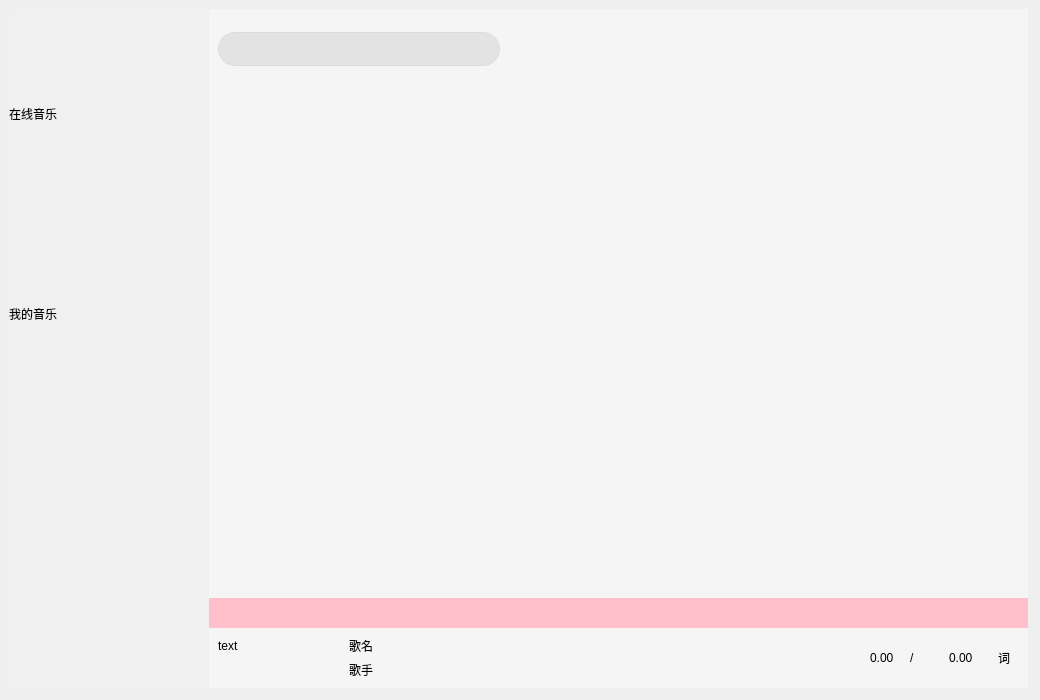
<?xml version="1.0" encoding="UTF-8"?>
<ui version="4.0">
 <class>QMusic</class>
 <widget class="QWidget" name="QMusic">
  <property name="geometry">
   <rect>
    <x>0</x>
    <y>0</y>
    <width>1040</width>
    <height>700</height>
   </rect>
  </property>
  <property name="windowTitle">
   <string>Widget</string>
  </property>
  <widget class="QWidget" name="background" native="true">
   <property name="geometry">
    <rect>
     <x>9</x>
     <y>9</y>
     <width>1019</width>
     <height>679</height>
    </rect>
   </property>
   <property name="styleSheet">
    <string notr="true"/>
   </property>
   <layout class="QVBoxLayout" name="verticalLayout">
    <property name="spacing">
     <number>0</number>
    </property>
    <property name="leftMargin">
     <number>0</number>
    </property>
    <property name="topMargin">
     <number>0</number>
    </property>
    <property name="rightMargin">
     <number>0</number>
    </property>
    <property name="bottomMargin">
     <number>0</number>
    </property>
    <item>
     <widget class="QWidget" name="head" native="true">
      <property name="minimumSize">
       <size>
        <width>0</width>
        <height>80</height>
       </size>
      </property>
      <property name="maximumSize">
       <size>
        <width>16777215</width>
        <height>80</height>
       </size>
      </property>
      <property name="styleSheet">
       <string notr="true"/>
      </property>
      <layout class="QHBoxLayout" name="horizontalLayout">
       <property name="spacing">
        <number>0</number>
       </property>
       <property name="leftMargin">
        <number>0</number>
       </property>
       <property name="topMargin">
        <number>0</number>
       </property>
       <property name="rightMargin">
        <number>0</number>
       </property>
       <property name="bottomMargin">
        <number>0</number>
       </property>
       <item>
        <widget class="QWidget" name="headLeft" native="true">
         <property name="minimumSize">
          <size>
           <width>200</width>
           <height>0</height>
          </size>
         </property>
         <property name="maximumSize">
          <size>
           <width>200</width>
           <height>16777215</height>
          </size>
         </property>
         <property name="styleSheet">
          <string notr="true">#headLeft
{
	background-color:#F0F0F0;/*设置背景颜⾊为浅灰⾊*/
}</string>
         </property>
         <layout class="QHBoxLayout" name="horizontalLayout_3">
          <property name="spacing">
           <number>0</number>
          </property>
          <property name="leftMargin">
           <number>0</number>
          </property>
          <property name="topMargin">
           <number>0</number>
          </property>
          <property name="rightMargin">
           <number>0</number>
          </property>
          <property name="bottomMargin">
           <number>0</number>
          </property>
          <item>
           <widget class="QLabel" name="logo">
            <property name="styleSheet">
             <string notr="true">#logo
{
	border-radius:0px;
	background-image: url(:/images/Logo.png);
	background-repeat:no-repeat;
	border:none;
	background-position:center center;
}</string>
            </property>
            <property name="text">
             <string/>
            </property>
           </widget>
          </item>
         </layout>
        </widget>
       </item>
       <item>
        <widget class="QWidget" name="headRight" native="true">
         <property name="styleSheet">
          <string notr="true">#headRight
{
	background-color:#F5F5F5; /*设置背景颜⾊为亮灰⾊*/
}</string>
         </property>
         <layout class="QHBoxLayout" name="horizontalLayout_4">
          <property name="spacing">
           <number>0</number>
          </property>
          <property name="leftMargin">
           <number>0</number>
          </property>
          <property name="topMargin">
           <number>0</number>
          </property>
          <property name="rightMargin">
           <number>0</number>
          </property>
          <property name="bottomMargin">
           <number>0</number>
          </property>
          <item>
           <widget class="QWidget" name="searchBox" native="true">
            <property name="minimumSize">
             <size>
              <width>300</width>
              <height>0</height>
             </size>
            </property>
            <property name="maximumSize">
             <size>
              <width>300</width>
              <height>16777215</height>
             </size>
            </property>
            <property name="styleSheet">
             <string notr="true"/>
            </property>
            <layout class="QHBoxLayout" name="horizontalLayout_5">
             <item>
              <widget class="QLineEdit" name="search">
               <property name="minimumSize">
                <size>
                 <width>0</width>
                 <height>34</height>
                </size>
               </property>
               <property name="styleSheet">
                <string notr="true">#search 
{
    background-color: #E3E3E3;
    border-radius: 17px; 
    padding-left: 17px;
	padding-right: 17px; /* 增加右侧间距，防止文字过长时顶到边框 */
	border: 1px solid #DCDCDC;
}

#search:focus
{
    border: 1px solid #1ECD97; /* 比如变成绿色，更像 QQ 音乐 */
    background-color: #FFFFFF; /* 点击时背景变白 */
}</string>
               </property>
              </widget>
             </item>
            </layout>
           </widget>
          </item>
          <item>
           <widget class="QWidget" name="settingBox" native="true">
            <property name="styleSheet">
             <string notr="true">QPushButton
{
	border-radius:0px; /*设置按钮的边框圆⻆为 0 像素，实现直⻆边缘*/
	background-repeat:no-repeat; /* 背景图⽚不重复平铺*/
	border: none; /*⽆边框*/
	background-position:center center; /*背景图⽚放置在按钮的中⼼位置*/
}

/*悬停状态*/
/* 普通按钮悬停变灰 */
QPushButton:hover 
{ 
	background-color: rgba(200, 200, 200, 0.3); 
}

/* 关闭按钮悬停变红 */
#quit:hover 
{ 
	background-color: rgba(230, 0, 0, 0.5); 
}
</string>
            </property>
            <layout class="QHBoxLayout" name="horizontalLayout_10">
             <item>
              <spacer name="horizontalSpacer">
               <property name="orientation">
                <enum>Qt::Horizontal</enum>
               </property>
               <property name="sizeHint" stdset="0">
                <size>
                 <width>357</width>
                 <height>20</height>
                </size>
               </property>
              </spacer>
             </item>
             <item>
              <widget class="QPushButton" name="skin">
               <property name="minimumSize">
                <size>
                 <width>30</width>
                 <height>30</height>
                </size>
               </property>
               <property name="maximumSize">
                <size>
                 <width>30</width>
                 <height>30</height>
                </size>
               </property>
               <property name="styleSheet">
                <string notr="true">background-image: url(:/images/skin.png);</string>
               </property>
               <property name="text">
                <string/>
               </property>
              </widget>
             </item>
             <item>
              <widget class="QPushButton" name="max">
               <property name="minimumSize">
                <size>
                 <width>30</width>
                 <height>30</height>
                </size>
               </property>
               <property name="maximumSize">
                <size>
                 <width>30</width>
                 <height>30</height>
                </size>
               </property>
               <property name="styleSheet">
                <string notr="true">background-image: url(:/images/max.png);</string>
               </property>
               <property name="text">
                <string/>
               </property>
              </widget>
             </item>
             <item>
              <widget class="QPushButton" name="min">
               <property name="minimumSize">
                <size>
                 <width>30</width>
                 <height>30</height>
                </size>
               </property>
               <property name="maximumSize">
                <size>
                 <width>30</width>
                 <height>30</height>
                </size>
               </property>
               <property name="styleSheet">
                <string notr="true">background-image: url(:/images/min.png);</string>
               </property>
               <property name="text">
                <string/>
               </property>
              </widget>
             </item>
             <item>
              <widget class="QPushButton" name="quit">
               <property name="minimumSize">
                <size>
                 <width>30</width>
                 <height>30</height>
                </size>
               </property>
               <property name="maximumSize">
                <size>
                 <width>30</width>
                 <height>30</height>
                </size>
               </property>
               <property name="styleSheet">
                <string notr="true">background-image: url(:/images/quit.png);</string>
               </property>
               <property name="text">
                <string/>
               </property>
              </widget>
             </item>
            </layout>
           </widget>
          </item>
         </layout>
        </widget>
       </item>
      </layout>
     </widget>
    </item>
    <item>
     <widget class="QWidget" name="body" native="true">
      <property name="styleSheet">
       <string notr="true"/>
      </property>
      <layout class="QHBoxLayout" name="horizontalLayout_6">
       <property name="spacing">
        <number>0</number>
       </property>
       <property name="leftMargin">
        <number>0</number>
       </property>
       <property name="topMargin">
        <number>0</number>
       </property>
       <property name="rightMargin">
        <number>0</number>
       </property>
       <property name="bottomMargin">
        <number>0</number>
       </property>
       <item>
        <widget class="QWidget" name="bodyLeft" native="true">
         <property name="minimumSize">
          <size>
           <width>200</width>
           <height>0</height>
          </size>
         </property>
         <property name="maximumSize">
          <size>
           <width>200</width>
           <height>16777215</height>
          </size>
         </property>
         <property name="styleSheet">
          <string notr="true">#bodyLeft
{
	background-color:#F0F0F0;/*设置背景颜⾊为浅灰⾊*/
}</string>
         </property>
         <layout class="QVBoxLayout" name="verticalLayout_2">
          <property name="spacing">
           <number>0</number>
          </property>
          <property name="leftMargin">
           <number>0</number>
          </property>
          <property name="topMargin">
           <number>0</number>
          </property>
          <property name="rightMargin">
           <number>0</number>
          </property>
          <property name="bottomMargin">
           <number>0</number>
          </property>
          <item>
           <widget class="QWidget" name="leftBox" native="true">
            <property name="minimumSize">
             <size>
              <width>0</width>
              <height>400</height>
             </size>
            </property>
            <property name="maximumSize">
             <size>
              <width>16777215</width>
              <height>400</height>
             </size>
            </property>
            <property name="styleSheet">
             <string notr="true"/>
            </property>
            <layout class="QVBoxLayout" name="verticalLayout_3">
             <property name="spacing">
              <number>0</number>
             </property>
             <property name="leftMargin">
              <number>0</number>
             </property>
             <property name="topMargin">
              <number>0</number>
             </property>
             <property name="rightMargin">
              <number>0</number>
             </property>
             <property name="bottomMargin">
              <number>0</number>
             </property>
             <item>
              <widget class="QWidget" name="onlineMusic" native="true">
               <property name="styleSheet">
                <string notr="true"/>
               </property>
               <layout class="QVBoxLayout" name="verticalLayout_5">
                <property name="spacing">
                 <number>0</number>
                </property>
                <property name="leftMargin">
                 <number>0</number>
                </property>
                <property name="topMargin">
                 <number>0</number>
                </property>
                <property name="rightMargin">
                 <number>0</number>
                </property>
                <property name="bottomMargin">
                 <number>0</number>
                </property>
                <item>
                 <widget class="QLabel" name="onlineMusicText">
                  <property name="text">
                   <string>在线音乐</string>
                  </property>
                 </widget>
                </item>
                <item>
                 <widget class="BtForm" name="rec" native="true"/>
                </item>
                <item>
                 <widget class="BtForm" name="music" native="true"/>
                </item>
                <item>
                 <widget class="BtForm" name="audio" native="true"/>
                </item>
               </layout>
              </widget>
             </item>
             <item>
              <widget class="QWidget" name="myMusic" native="true">
               <property name="styleSheet">
                <string notr="true"/>
               </property>
               <layout class="QVBoxLayout" name="verticalLayout_4">
                <property name="spacing">
                 <number>0</number>
                </property>
                <property name="leftMargin">
                 <number>0</number>
                </property>
                <property name="topMargin">
                 <number>0</number>
                </property>
                <property name="rightMargin">
                 <number>0</number>
                </property>
                <property name="bottomMargin">
                 <number>0</number>
                </property>
                <item>
                 <widget class="QLabel" name="myMusicText">
                  <property name="text">
                   <string>我的音乐</string>
                  </property>
                 </widget>
                </item>
                <item>
                 <widget class="BtForm" name="like" native="true"/>
                </item>
                <item>
                 <widget class="BtForm" name="local" native="true"/>
                </item>
                <item>
                 <widget class="BtForm" name="recent" native="true"/>
                </item>
               </layout>
              </widget>
             </item>
            </layout>
           </widget>
          </item>
          <item>
           <spacer name="verticalSpacer">
            <property name="orientation">
             <enum>Qt::Vertical</enum>
            </property>
            <property name="sizeHint" stdset="0">
             <size>
              <width>20</width>
              <height>199</height>
             </size>
            </property>
           </spacer>
          </item>
         </layout>
        </widget>
       </item>
       <item>
        <widget class="QWidget" name="bodyRight" native="true">
         <property name="styleSheet">
          <string notr="true">#bodyRight
{
	background-color:#F5F5F5; /*设置背景颜⾊为亮灰⾊*/
}</string>
         </property>
         <layout class="QVBoxLayout" name="verticalLayout_6">
          <property name="spacing">
           <number>0</number>
          </property>
          <property name="leftMargin">
           <number>0</number>
          </property>
          <property name="topMargin">
           <number>0</number>
          </property>
          <property name="rightMargin">
           <number>0</number>
          </property>
          <property name="bottomMargin">
           <number>0</number>
          </property>
          <item>
           <widget class="QStackedWidget" name="stackedWidget">
            <property name="currentIndex">
             <number>5</number>
            </property>
            <widget class="QWidget" name="recPage">
             <property name="styleSheet">
              <string notr="true"/>
             </property>
             <layout class="QVBoxLayout" name="verticalLayout_8">
              <property name="spacing">
               <number>0</number>
              </property>
              <property name="leftMargin">
               <number>0</number>
              </property>
              <property name="topMargin">
               <number>0</number>
              </property>
              <property name="rightMargin">
               <number>0</number>
              </property>
              <property name="bottomMargin">
               <number>0</number>
              </property>
              <item>
               <widget class="QScrollArea" name="scrollArea">
                <property name="styleSheet">
                 <string notr="true">/* 1. 让滚动区域整体背景透明，并去掉那个黑色的边框 */
QScrollArea {
    background-color: transparent;
    border: none;
}

/* 2. 让滚动区域内部的所有层级都变透明，从而露出最底下的背景色 */
QScrollArea &gt; QWidget &gt; QWidget {
    background: transparent;
}

QScrollBar:vertical {
    border: none;
    background: #f0f0f0;
    width: 8px; /* 让滚动条变细，更现代 */
    border-radius: 4px;
}
QScrollBar::handle:vertical {
    background: #d0d0d0; /* 滚动滑块颜色 */
    border-radius: 4px;
}</string>
                </property>
                <property name="frameShape">
                 <enum>QFrame::StyledPanel</enum>
                </property>
                <property name="widgetResizable">
                 <bool>true</bool>
                </property>
                <widget class="QWidget" name="scrollAreaWidgetContents">
                 <property name="geometry">
                  <rect>
                   <x>0</x>
                   <y>0</y>
                   <width>819</width>
                   <height>509</height>
                  </rect>
                 </property>
                 <layout class="QVBoxLayout" name="verticalLayout_7">
                  <item>
                   <widget class="QLabel" name="recText">
                    <property name="minimumSize">
                     <size>
                      <width>0</width>
                      <height>50</height>
                     </size>
                    </property>
                    <property name="maximumSize">
                     <size>
                      <width>16777215</width>
                      <height>50</height>
                     </size>
                    </property>
                    <property name="font">
                     <font>
                      <pointsize>24</pointsize>
                     </font>
                    </property>
                    <property name="text">
                     <string>推荐</string>
                    </property>
                   </widget>
                  </item>
                  <item>
                   <widget class="QLabel" name="recMusictext">
                    <property name="minimumSize">
                     <size>
                      <width>0</width>
                      <height>30</height>
                     </size>
                    </property>
                    <property name="maximumSize">
                     <size>
                      <width>16777215</width>
                      <height>30</height>
                     </size>
                    </property>
                    <property name="font">
                     <font>
                      <pointsize>18</pointsize>
                     </font>
                    </property>
                    <property name="text">
                     <string>今日为你推荐</string>
                    </property>
                   </widget>
                  </item>
                  <item>
                   <widget class="RecBox" name="recMusicBox" native="true"/>
                  </item>
                  <item>
                   <widget class="QLabel" name="supplyMusicText">
                    <property name="minimumSize">
                     <size>
                      <width>0</width>
                      <height>30</height>
                     </size>
                    </property>
                    <property name="maximumSize">
                     <size>
                      <width>16777215</width>
                      <height>30</height>
                     </size>
                    </property>
                    <property name="font">
                     <font>
                      <pointsize>18</pointsize>
                     </font>
                    </property>
                    <property name="text">
                     <string>你的音乐补给站</string>
                    </property>
                   </widget>
                  </item>
                  <item>
                   <widget class="RecBox" name="supplyMusicBox" native="true"/>
                  </item>
                 </layout>
                </widget>
               </widget>
              </item>
             </layout>
            </widget>
            <widget class="QWidget" name="musicPage"/>
            <widget class="QWidget" name="radioPage"/>
            <widget class="CommonPage" name="likePage"/>
            <widget class="CommonPage" name="localPage"/>
            <widget class="CommonPage" name="recentPage"/>
           </widget>
          </item>
          <item>
           <widget class="QWidget" name="processBar" native="true">
            <property name="minimumSize">
             <size>
              <width>0</width>
              <height>30</height>
             </size>
            </property>
            <property name="maximumSize">
             <size>
              <width>16777215</width>
              <height>30</height>
             </size>
            </property>
            <property name="styleSheet">
             <string notr="true">background-color:pink;</string>
            </property>
           </widget>
          </item>
          <item>
           <widget class="QWidget" name="controlBox" native="true">
            <property name="minimumSize">
             <size>
              <width>0</width>
              <height>60</height>
             </size>
            </property>
            <layout class="QHBoxLayout" name="horizontalLayout_7">
             <property name="spacing">
              <number>0</number>
             </property>
             <property name="leftMargin">
              <number>0</number>
             </property>
             <property name="topMargin">
              <number>0</number>
             </property>
             <property name="rightMargin">
              <number>0</number>
             </property>
             <property name="bottomMargin">
              <number>0</number>
             </property>
             <item>
              <widget class="QWidget" name="play_1" native="true">
               <property name="styleSheet">
                <string notr="true"/>
               </property>
               <layout class="QGridLayout" name="gridLayout">
                <item row="0" column="1">
                 <widget class="QLabel" name="musicName">
                  <property name="text">
                   <string>歌名</string>
                  </property>
                 </widget>
                </item>
                <item row="1" column="1">
                 <widget class="QLabel" name="musicSinger">
                  <property name="text">
                   <string>歌手</string>
                  </property>
                 </widget>
                </item>
                <item row="0" column="0">
                 <widget class="QLabel" name="musicCover">
                  <property name="text">
                   <string>text</string>
                  </property>
                 </widget>
                </item>
               </layout>
              </widget>
             </item>
             <item>
              <widget class="QWidget" name="play_2" native="true">
               <property name="styleSheet">
                <string notr="true">QPushButton
{
	background-repeat: no-repeat;
	background-position: center center;
	border: none; /* 去除边框 */
}

/*悬停状态*/
QPushButton:hover
{
	/*设置背景颜⾊为半透明的红⾊*/
	background-color: rgba(220,220,220,0.5);
}

/* 按下时的反馈，颜色稍微深一点 */
QPushButton:pressed 
{
    background-color: rgba(200, 200, 200, 0.7);
}</string>
               </property>
               <layout class="QHBoxLayout" name="horizontalLayout_8">
                <property name="spacing">
                 <number>0</number>
                </property>
                <property name="leftMargin">
                 <number>0</number>
                </property>
                <property name="topMargin">
                 <number>0</number>
                </property>
                <property name="rightMargin">
                 <number>0</number>
                </property>
                <property name="bottomMargin">
                 <number>0</number>
                </property>
                <item>
                 <widget class="QPushButton" name="playMode">
                  <property name="minimumSize">
                   <size>
                    <width>30</width>
                    <height>30</height>
                   </size>
                  </property>
                  <property name="maximumSize">
                   <size>
                    <width>30</width>
                    <height>30</height>
                   </size>
                  </property>
                  <property name="styleSheet">
                   <string notr="true">#playMode
{
	background-image: url(:/images/shuffle_2.png);
}</string>
                  </property>
                  <property name="text">
                   <string/>
                  </property>
                 </widget>
                </item>
                <item>
                 <widget class="QPushButton" name="playUp">
                  <property name="minimumSize">
                   <size>
                    <width>30</width>
                    <height>30</height>
                   </size>
                  </property>
                  <property name="maximumSize">
                   <size>
                    <width>30</width>
                    <height>30</height>
                   </size>
                  </property>
                  <property name="styleSheet">
                   <string notr="true">#playUp
{
	background-image: url(:/images/up.png);
}</string>
                  </property>
                  <property name="text">
                   <string/>
                  </property>
                 </widget>
                </item>
                <item>
                 <widget class="QPushButton" name="play">
                  <property name="minimumSize">
                   <size>
                    <width>30</width>
                    <height>30</height>
                   </size>
                  </property>
                  <property name="maximumSize">
                   <size>
                    <width>30</width>
                    <height>30</height>
                   </size>
                  </property>
                  <property name="styleSheet">
                   <string notr="true">#play
{
	background-image: url(:/images/play.png);
}</string>
                  </property>
                  <property name="text">
                   <string/>
                  </property>
                 </widget>
                </item>
                <item>
                 <widget class="QPushButton" name="playDown">
                  <property name="minimumSize">
                   <size>
                    <width>30</width>
                    <height>30</height>
                   </size>
                  </property>
                  <property name="maximumSize">
                   <size>
                    <width>30</width>
                    <height>30</height>
                   </size>
                  </property>
                  <property name="styleSheet">
                   <string notr="true">#playDown
{
	background-image: url(:/images/down.png);
}</string>
                  </property>
                  <property name="text">
                   <string/>
                  </property>
                 </widget>
                </item>
                <item>
                 <widget class="QPushButton" name="volume">
                  <property name="minimumSize">
                   <size>
                    <width>30</width>
                    <height>30</height>
                   </size>
                  </property>
                  <property name="maximumSize">
                   <size>
                    <width>30</width>
                    <height>30</height>
                   </size>
                  </property>
                  <property name="styleSheet">
                   <string notr="true">#volume
{
	background-image: url(:/images/volumn.png);
}</string>
                  </property>
                  <property name="text">
                   <string/>
                  </property>
                 </widget>
                </item>
                <item>
                 <widget class="QPushButton" name="addLocal">
                  <property name="minimumSize">
                   <size>
                    <width>30</width>
                    <height>30</height>
                   </size>
                  </property>
                  <property name="maximumSize">
                   <size>
                    <width>30</width>
                    <height>30</height>
                   </size>
                  </property>
                  <property name="styleSheet">
                   <string notr="true">#addLocal
{
	background-image: url(:/images/add2.png);
}</string>
                  </property>
                  <property name="text">
                   <string/>
                  </property>
                 </widget>
                </item>
               </layout>
              </widget>
             </item>
             <item>
              <widget class="QWidget" name="play_3" native="true">
               <property name="styleSheet">
                <string notr="true"/>
               </property>
               <layout class="QHBoxLayout" name="horizontalLayout_9">
                <item>
                 <widget class="QLabel" name="labelNull">
                  <property name="minimumSize">
                   <size>
                    <width>100</width>
                    <height>0</height>
                   </size>
                  </property>
                  <property name="maximumSize">
                   <size>
                    <width>100</width>
                    <height>16777215</height>
                   </size>
                  </property>
                  <property name="text">
                   <string/>
                  </property>
                 </widget>
                </item>
                <item>
                 <widget class="QLabel" name="currentTime">
                  <property name="text">
                   <string>0.00</string>
                  </property>
                 </widget>
                </item>
                <item>
                 <widget class="QLabel" name="line">
                  <property name="text">
                   <string>/</string>
                  </property>
                 </widget>
                </item>
                <item>
                 <widget class="QLabel" name="totalTime">
                  <property name="text">
                   <string>0.00</string>
                  </property>
                 </widget>
                </item>
                <item>
                 <widget class="QPushButton" name="lrcWord">
                  <property name="minimumSize">
                   <size>
                    <width>30</width>
                    <height>30</height>
                   </size>
                  </property>
                  <property name="maximumSize">
                   <size>
                    <width>30</width>
                    <height>30</height>
                   </size>
                  </property>
                  <property name="styleSheet">
                   <string notr="true">#lrcWord
{
	border: none; /* 去除边框 */
	background-repeat:no-repeat;
	background-position:center center;
}
QPushButton:hover
{
	/*设置背景颜⾊为半透明的浅灰色*/
	background-color: rgba(220,220,220,0.5);
}</string>
                  </property>
                  <property name="text">
                   <string>词</string>
                  </property>
                 </widget>
                </item>
               </layout>
              </widget>
             </item>
            </layout>
           </widget>
          </item>
         </layout>
        </widget>
       </item>
      </layout>
     </widget>
    </item>
   </layout>
  </widget>
 </widget>
 <customwidgets>
  <customwidget>
   <class>BtForm</class>
   <extends>QWidget</extends>
   <header location="global">btform.h</header>
   <container>1</container>
  </customwidget>
  <customwidget>
   <class>RecBox</class>
   <extends>QWidget</extends>
   <header location="global">recbox.h</header>
   <container>1</container>
  </customwidget>
  <customwidget>
   <class>CommonPage</class>
   <extends>QWidget</extends>
   <header location="global">commonpage.h</header>
   <container>1</container>
  </customwidget>
 </customwidgets>
 <resources/>
 <connections/>
</ui>
